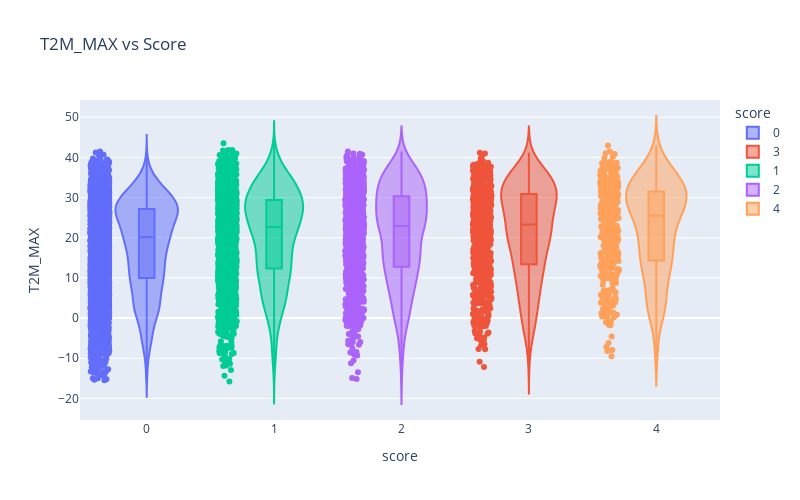
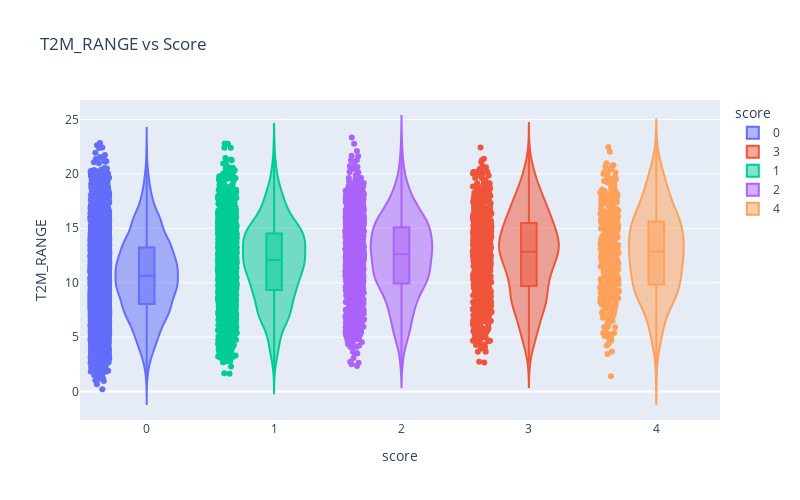
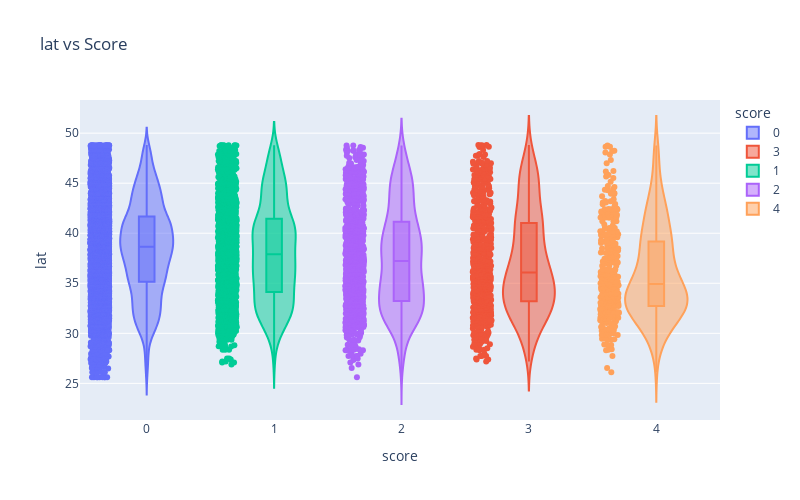
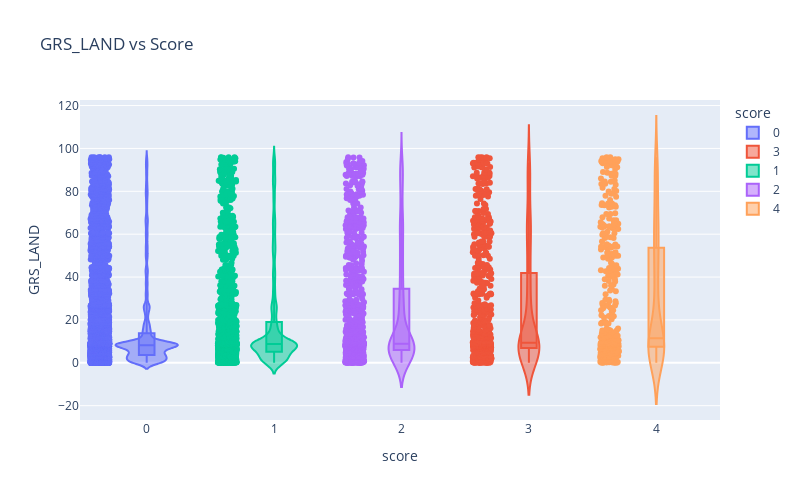

These figures' notebook cell, in order:
### Code cell
# Sample and prepare
sample_data = data.sample(n=10000, random_state=42)
sample_data['score'] = sample_data['score'].round().astype(int)

# Define important columns
imp_cols = ['T2M_MAX', 'T2M_RANGE', 'lat', 'GRS_LAND']

for col in imp_cols:
    fig = px.violin(sample_data, x='score', y=col, box=True, points='all', color='score',
                    title=f'{col} vs Score', width=800, height=500)
    fig.show()

### Figure 1 — Plotly figure (JSON) as saved in the notebook; plotly's stock layout.template omitted (floating-point values rounded to 4 significant figures; data arrays with more than 128 entries replaced by an {"elided": "..."} marker saying what was removed)
{"data": [{"alignmentgroup": "True", "box": {"visible": true}, "hovertemplate": "score=%{x}<br>T2M_MAX=%{y}<extra></extra>", "legendgroup": "0", "marker": {"color": "#636efa"}, "name": "0", "offsetgroup": "0", "orientation": "v", "points": "all", "scalegroup": "True", "showlegend": true, "type": "violin", "x": {"elided": "6240 int values"}, "x0": " ", "xaxis": "x", "y": {"elided": "6240 float values"}, "y0": " ", "yaxis": "y"}, {"alignmentgroup": "True", "box": {"visible": true}, "hovertemplate": "score=%{x}<br>T2M_MAX=%{y}<extra></extra>", "legendgroup": "3", "marker": {"color": "#EF553B"}, "name": "3", "offsetgroup": "3", "orientation": "v", "points": "all", "scalegroup": "True", "showlegend": true, "type": "violin", "x": {"elided": "691 int values"}, "x0": " ", "xaxis": "x", "y": {"elided": "691 float values"}, "y0": " ", "yaxis": "y"}, {"alignmentgroup": "True", "box": {"visible": true}, "hovertemplate": "score=%{x}<br>T2M_MAX=%{y}<extra></extra>", "legendgroup": "1", "marker": {"color": "#00cc96"}, "name": "1", "offsetgroup": "1", "orientation": "v", "points": "all", "scalegroup": "True", "showlegend": true, "type": "violin", "x": {"elided": "1698 int values"}, "x0": " ", "xaxis": "x", "y": {"elided": "1698 float values"}, "y0": " ", "yaxis": "y"}, {"alignmentgroup": "True", "box": {"visible": true}, "hovertemplate": "score=%{x}<br>T2M_MAX=%{y}<extra></extra>", "legendgroup": "2", "marker": {"color": "#ab63fa"}, "name": "2", "offsetgroup": "2", "orientation": "v", "points": "all", "scalegroup": "True", "showlegend": true, "type": "violin", "x": {"elided": "993 int values"}, "x0": " ", "xaxis": "x", "y": {"elided": "993 float values"}, "y0": " ", "yaxis": "y"}, {"alignmentgroup": "True", "box": {"visible": true}, "hovertemplate": "score=%{x}<br>T2M_MAX=%{y}<extra></extra>", "legendgroup": "4", "marker": {"color": "#FFA15A"}, "name": "4", "offsetgroup": "4", "orientation": "v", "points": "all", "scalegroup": "True", "showlegend": true, "type": "violin", "x": {"elided": "378 int values"}, "x0": " ", "xaxis": "x", "y": {"elided": "378 float values"}, "y0": " ", "yaxis": "y"}], "layout": {"height": 500, "legend": {"title": {"text": "score"}, "tracegroupgap": 0}, "title": {"text": "T2M_MAX vs Score"}, "violinmode": "overlay", "width": 800, "xaxis": {"anchor": "y", "categoryarray": [0, 3, 1, 2, 4], "categoryorder": "array", "domain": [0, 1], "title": {"text": "score"}}, "yaxis": {"anchor": "x", "domain": [0, 1], "title": {"text": "T2M_MAX"}}}}

### Figure 2 — Plotly figure (JSON) as saved in the notebook; plotly's stock layout.template omitted (floating-point values rounded to 4 significant figures; data arrays with more than 128 entries replaced by an {"elided": "..."} marker saying what was removed)
{"data": [{"alignmentgroup": "True", "box": {"visible": true}, "hovertemplate": "score=%{x}<br>T2M_RANGE=%{y}<extra></extra>", "legendgroup": "0", "marker": {"color": "#636efa"}, "name": "0", "offsetgroup": "0", "orientation": "v", "points": "all", "scalegroup": "True", "showlegend": true, "type": "violin", "x": {"elided": "6240 int values"}, "x0": " ", "xaxis": "x", "y": {"elided": "6240 float values"}, "y0": " ", "yaxis": "y"}, {"alignmentgroup": "True", "box": {"visible": true}, "hovertemplate": "score=%{x}<br>T2M_RANGE=%{y}<extra></extra>", "legendgroup": "3", "marker": {"color": "#EF553B"}, "name": "3", "offsetgroup": "3", "orientation": "v", "points": "all", "scalegroup": "True", "showlegend": true, "type": "violin", "x": {"elided": "691 int values"}, "x0": " ", "xaxis": "x", "y": {"elided": "691 float values"}, "y0": " ", "yaxis": "y"}, {"alignmentgroup": "True", "box": {"visible": true}, "hovertemplate": "score=%{x}<br>T2M_RANGE=%{y}<extra></extra>", "legendgroup": "1", "marker": {"color": "#00cc96"}, "name": "1", "offsetgroup": "1", "orientation": "v", "points": "all", "scalegroup": "True", "showlegend": true, "type": "violin", "x": {"elided": "1698 int values"}, "x0": " ", "xaxis": "x", "y": {"elided": "1698 float values"}, "y0": " ", "yaxis": "y"}, {"alignmentgroup": "True", "box": {"visible": true}, "hovertemplate": "score=%{x}<br>T2M_RANGE=%{y}<extra></extra>", "legendgroup": "2", "marker": {"color": "#ab63fa"}, "name": "2", "offsetgroup": "2", "orientation": "v", "points": "all", "scalegroup": "True", "showlegend": true, "type": "violin", "x": {"elided": "993 int values"}, "x0": " ", "xaxis": "x", "y": {"elided": "993 float values"}, "y0": " ", "yaxis": "y"}, {"alignmentgroup": "True", "box": {"visible": true}, "hovertemplate": "score=%{x}<br>T2M_RANGE=%{y}<extra></extra>", "legendgroup": "4", "marker": {"color": "#FFA15A"}, "name": "4", "offsetgroup": "4", "orientation": "v", "points": "all", "scalegroup": "True", "showlegend": true, "type": "violin", "x": {"elided": "378 int values"}, "x0": " ", "xaxis": "x", "y": {"elided": "378 float values"}, "y0": " ", "yaxis": "y"}], "layout": {"height": 500, "legend": {"title": {"text": "score"}, "tracegroupgap": 0}, "title": {"text": "T2M_RANGE vs Score"}, "violinmode": "overlay", "width": 800, "xaxis": {"anchor": "y", "categoryarray": [0, 3, 1, 2, 4], "categoryorder": "array", "domain": [0, 1], "title": {"text": "score"}}, "yaxis": {"anchor": "x", "domain": [0, 1], "title": {"text": "T2M_RANGE"}}}}

### Figure 3 — Plotly figure (JSON) as saved in the notebook; plotly's stock layout.template omitted (floating-point values rounded to 4 significant figures; data arrays with more than 128 entries replaced by an {"elided": "..."} marker saying what was removed)
{"data": [{"alignmentgroup": "True", "box": {"visible": true}, "hovertemplate": "score=%{x}<br>lat=%{y}<extra></extra>", "legendgroup": "0", "marker": {"color": "#636efa"}, "name": "0", "offsetgroup": "0", "orientation": "v", "points": "all", "scalegroup": "True", "showlegend": true, "type": "violin", "x": {"elided": "6240 int values"}, "x0": " ", "xaxis": "x", "y": {"elided": "6240 float values"}, "y0": " ", "yaxis": "y"}, {"alignmentgroup": "True", "box": {"visible": true}, "hovertemplate": "score=%{x}<br>lat=%{y}<extra></extra>", "legendgroup": "3", "marker": {"color": "#EF553B"}, "name": "3", "offsetgroup": "3", "orientation": "v", "points": "all", "scalegroup": "True", "showlegend": true, "type": "violin", "x": {"elided": "691 int values"}, "x0": " ", "xaxis": "x", "y": {"elided": "691 float values"}, "y0": " ", "yaxis": "y"}, {"alignmentgroup": "True", "box": {"visible": true}, "hovertemplate": "score=%{x}<br>lat=%{y}<extra></extra>", "legendgroup": "1", "marker": {"color": "#00cc96"}, "name": "1", "offsetgroup": "1", "orientation": "v", "points": "all", "scalegroup": "True", "showlegend": true, "type": "violin", "x": {"elided": "1698 int values"}, "x0": " ", "xaxis": "x", "y": {"elided": "1698 float values"}, "y0": " ", "yaxis": "y"}, {"alignmentgroup": "True", "box": {"visible": true}, "hovertemplate": "score=%{x}<br>lat=%{y}<extra></extra>", "legendgroup": "2", "marker": {"color": "#ab63fa"}, "name": "2", "offsetgroup": "2", "orientation": "v", "points": "all", "scalegroup": "True", "showlegend": true, "type": "violin", "x": {"elided": "993 int values"}, "x0": " ", "xaxis": "x", "y": {"elided": "993 float values"}, "y0": " ", "yaxis": "y"}, {"alignmentgroup": "True", "box": {"visible": true}, "hovertemplate": "score=%{x}<br>lat=%{y}<extra></extra>", "legendgroup": "4", "marker": {"color": "#FFA15A"}, "name": "4", "offsetgroup": "4", "orientation": "v", "points": "all", "scalegroup": "True", "showlegend": true, "type": "violin", "x": {"elided": "378 int values"}, "x0": " ", "xaxis": "x", "y": {"elided": "378 float values"}, "y0": " ", "yaxis": "y"}], "layout": {"height": 500, "legend": {"title": {"text": "score"}, "tracegroupgap": 0}, "title": {"text": "lat vs Score"}, "violinmode": "overlay", "width": 800, "xaxis": {"anchor": "y", "categoryarray": [0, 3, 1, 2, 4], "categoryorder": "array", "domain": [0, 1], "title": {"text": "score"}}, "yaxis": {"anchor": "x", "domain": [0, 1], "title": {"text": "lat"}}}}

### Figure 4 — Plotly figure (JSON) as saved in the notebook; plotly's stock layout.template omitted (floating-point values rounded to 4 significant figures; data arrays with more than 128 entries replaced by an {"elided": "..."} marker saying what was removed)
{"data": [{"alignmentgroup": "True", "box": {"visible": true}, "hovertemplate": "score=%{x}<br>GRS_LAND=%{y}<extra></extra>", "legendgroup": "0", "marker": {"color": "#636efa"}, "name": "0", "offsetgroup": "0", "orientation": "v", "points": "all", "scalegroup": "True", "showlegend": true, "type": "violin", "x": {"elided": "6240 int values"}, "x0": " ", "xaxis": "x", "y": {"elided": "6240 float values"}, "y0": " ", "yaxis": "y"}, {"alignmentgroup": "True", "box": {"visible": true}, "hovertemplate": "score=%{x}<br>GRS_LAND=%{y}<extra></extra>", "legendgroup": "3", "marker": {"color": "#EF553B"}, "name": "3", "offsetgroup": "3", "orientation": "v", "points": "all", "scalegroup": "True", "showlegend": true, "type": "violin", "x": {"elided": "691 int values"}, "x0": " ", "xaxis": "x", "y": {"elided": "691 float values"}, "y0": " ", "yaxis": "y"}, {"alignmentgroup": "True", "box": {"visible": true}, "hovertemplate": "score=%{x}<br>GRS_LAND=%{y}<extra></extra>", "legendgroup": "1", "marker": {"color": "#00cc96"}, "name": "1", "offsetgroup": "1", "orientation": "v", "points": "all", "scalegroup": "True", "showlegend": true, "type": "violin", "x": {"elided": "1698 int values"}, "x0": " ", "xaxis": "x", "y": {"elided": "1698 float values"}, "y0": " ", "yaxis": "y"}, {"alignmentgroup": "True", "box": {"visible": true}, "hovertemplate": "score=%{x}<br>GRS_LAND=%{y}<extra></extra>", "legendgroup": "2", "marker": {"color": "#ab63fa"}, "name": "2", "offsetgroup": "2", "orientation": "v", "points": "all", "scalegroup": "True", "showlegend": true, "type": "violin", "x": {"elided": "993 int values"}, "x0": " ", "xaxis": "x", "y": {"elided": "993 float values"}, "y0": " ", "yaxis": "y"}, {"alignmentgroup": "True", "box": {"visible": true}, "hovertemplate": "score=%{x}<br>GRS_LAND=%{y}<extra></extra>", "legendgroup": "4", "marker": {"color": "#FFA15A"}, "name": "4", "offsetgroup": "4", "orientation": "v", "points": "all", "scalegroup": "True", "showlegend": true, "type": "violin", "x": {"elided": "378 int values"}, "x0": " ", "xaxis": "x", "y": {"elided": "378 float values"}, "y0": " ", "yaxis": "y"}], "layout": {"height": 500, "legend": {"title": {"text": "score"}, "tracegroupgap": 0}, "title": {"text": "GRS_LAND vs Score"}, "violinmode": "overlay", "width": 800, "xaxis": {"anchor": "y", "categoryarray": [0, 3, 1, 2, 4], "categoryorder": "array", "domain": [0, 1], "title": {"text": "score"}}, "yaxis": {"anchor": "x", "domain": [0, 1], "title": {"text": "GRS_LAND"}}}}
